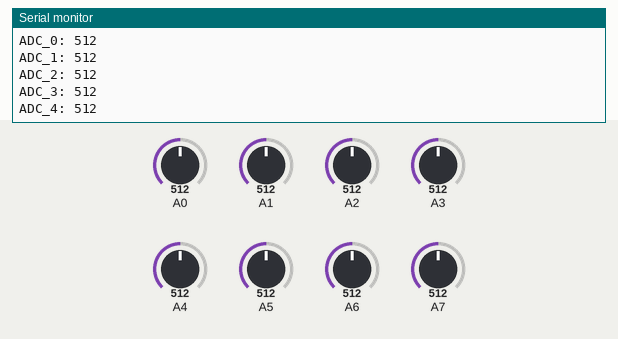
Bench run of a sketch on a simulated Arduino Uno, built with avr-gcc and run on an emulated ATmega328P. Shown: the last lines printed to the serial monitor. Inputs (shaded band) come from the test bench; at power-on: A0 = 512, A1 = 512, A2 = 512, A3 = 512, A4 = 512, A5 = 512, A6 = 512, A7 = 512.

Above: at 1.3 s.
1.4 s: A0 set to 716
At 1.9 s:
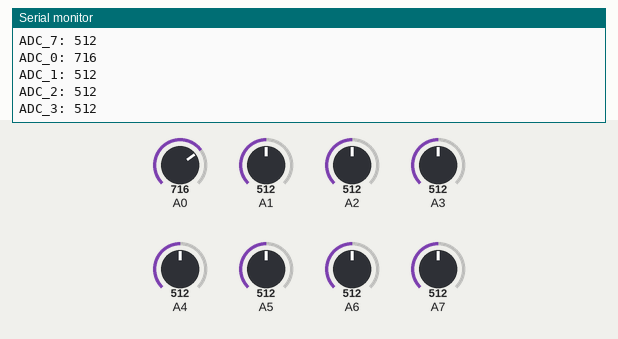
2.9 s: A1 set to 716
At 3.6 s:
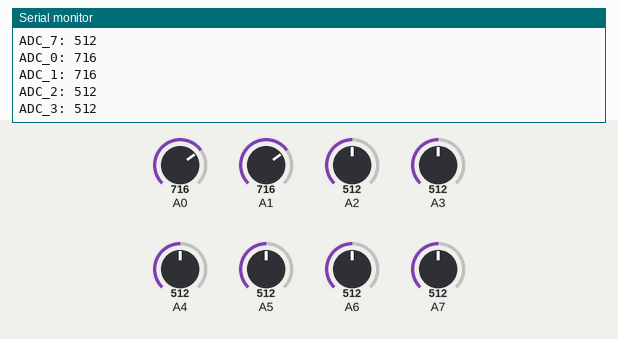
Timing chart, 0 to 3.8 s (numbered marks = the images above; inputs shaded):
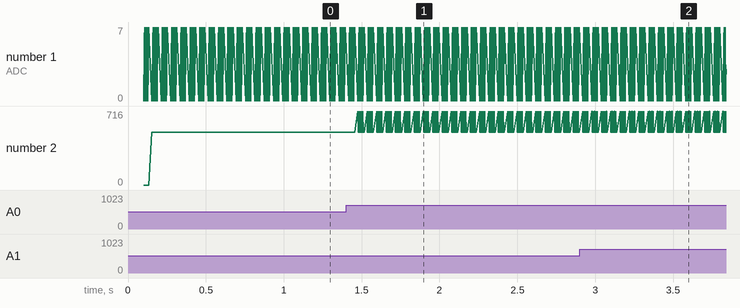

The sketch:

ADC_Multichannel_With_Buffer.ino
```cpp
#include "MedianFilterLib.h"
#include <CircularBuffer.h>

/*
    Multichannel ADC with interrupts. Median filter (Phil Ekstrom’s method) is used for impulse noise reduction. 100 nF ceramic is recommended between Vcc and GND.
    Circular buffer is used to store last N values of ADC from 8 channels.
    Created: Sep 16, 2022, by Kolchiba.
*/

#define ADC_NOISE_VALUE 20

// Define the ADC channels used.  ADLAR will be zero.
#define ADCH0 ((1 << REFS0) | 0)
#define ADCH1 ((1 << REFS0) | 1)
#define ADCH2 ((1 << REFS0) | 2)
#define ADCH3 ((1 << REFS0) | 3)
#define ADCH4 ((1 << REFS0) | 4)
#define ADCH5 ((1 << REFS0) | 5)
#define ADCH6 ((1 << REFS0) | 6)
#define ADCH7 ((1 << REFS0) | 7)

// variable to switch ADC input
volatile int ADC_channel;

// Number of samples for the first chnannel A0.
int ADC_channel_samples;

int adc_output[8];

// buffer_size size for each ADC input
const uint16_t buffer_size = 25;

unsigned long start_time, stop_time;

MedianFilter<int> medianFilter(5);

CircularBuffer<int, buffer_size> ADC0_buffer;
CircularBuffer<int, buffer_size> ADC1_buffer;
CircularBuffer<int, buffer_size> ADC2_buffer;
CircularBuffer<int, buffer_size> ADC3_buffer;
CircularBuffer<int, buffer_size> ADC4_buffer;
CircularBuffer<int, buffer_size> ADC5_buffer;
CircularBuffer<int, buffer_size> ADC6_buffer;
CircularBuffer<int, buffer_size> ADC7_buffer;

void setup() {
  Serial.begin(115200);
  for (int i = 0; i < 8; i++)
  {
    digitalWrite(A0 + i, HIGH); // enable internal pull-up on ADC pins
  }
  ADC_init();
}

void loop() {
  ADC_read();
  ADC_print_data();
}

void ADC_read() {
  if (ADC_channel_samples >= buffer_size)
  {
    using index_t = decltype(ADC0_buffer)::index_t;

    for (index_t i = 0; i < ADC0_buffer.size(); i++) {
      adc_output[0] = medianFilter.AddValue(ADC0_buffer[i]);
    }

    for (index_t i = 0; i < ADC0_buffer.size(); i++) {
      adc_output[1] = medianFilter.AddValue(ADC1_buffer[i]);
    }

    for (index_t i = 0; i < ADC0_buffer.size(); i++) {
      adc_output[2] = medianFilter.AddValue(ADC2_buffer[i]);
    }

    for (index_t i = 0; i < ADC0_buffer.size(); i++) {
      adc_output[3] = medianFilter.AddValue(ADC3_buffer[i]);
    }

    for (index_t i = 0; i < ADC0_buffer.size(); i++) {
      adc_output[4] = medianFilter.AddValue(ADC4_buffer[i]);
    }

    for (index_t i = 0; i < ADC0_buffer.size(); i++) {
      adc_output[5] = medianFilter.AddValue(ADC5_buffer[i]);
    }

    for (index_t i = 0; i < ADC0_buffer.size(); i++) {
      adc_output[6] = medianFilter.AddValue(ADC6_buffer[i]);
    }

    for (index_t i = 0; i < ADC0_buffer.size(); i++) {
      adc_output[7] = medianFilter.AddValue(ADC7_buffer[i]);
    }
    ADC_channel_samples = 0;
  }
}

void ADC_print_data() {
  for (int i = 0; i < 8; i++) {
    Serial.print("ADC_");
    Serial.print(i);
    Serial.print(": ");
    Serial.println(adc_output[i]);
  }
}

void ADC_init() {
  // Set ADEN, prescale, and enable interrupts. Prescale values less than 32 produce inaccurate results when switching MUX.
  ADCSRA |= (1 << ADIE) | (1 << ADPS2) | (1 << ADPS1) | (0 << ADPS0) | (1 << ADEN);  // Prescale 64. Time = 60us  Freq = 19ksps.

  // Clear everything.  No free running because ADATE is clear in ADSRA.
  ADCSRB = 0;

  // Note, enabling ADC takes 12 ADC clocks to execute
  delay(100);

  // Enable global interrupts.
  sei();

  // Set ADSC to start ADC conversion.
  ADCSRA |= (1 << ADSC);
}

// ADC interrupted in single conversion mode
ISR(ADC_vect) {
  // Select all 8 ADC inputs
  ADC_channel = ADMUX & (B00000000 | B00000001 | B00000010 | B00000011 | B00000100 | B00000101 | B00000110 | B00000111 );

  // Select ADC Channel 0.
  ADMUX = ADCH0;

  volatile int raw_val;
  switch (ADC_channel) {
    case 0:
      raw_val = ADCL | (ADCH << 8);
      if (raw_val < ADC_NOISE_VALUE) raw_val = 0;
      ADC0_buffer.push(raw_val);

      // Control ADC samples by the first channel A0, because other channels will have same or higher number of samples.
      ADC_channel_samples++;
      // Select ADC Channel 1.
      ADMUX = ADCH1;
      break;
    case 1:
      raw_val = ADCL | (ADCH << 8);
      if (raw_val < ADC_NOISE_VALUE) raw_val = 0;
      ADC1_buffer.push(raw_val);
      // Select ADC Channel 2.
      ADMUX = ADCH2;
      break;
    case 2:
      raw_val = ADCL | (ADCH << 8);
      if (raw_val < ADC_NOISE_VALUE) raw_val = 0;
      ADC2_buffer.push(raw_val);
      // Select ADC channel 3.
      ADMUX = ADCH3;
      break;

    case 3:
      raw_val = ADCL | (ADCH << 8);
      if (raw_val < ADC_NOISE_VALUE) raw_val = 0;
      ADC3_buffer.push(raw_val);
      // Select ADC channel 4.
      ADMUX = ADCH4;
      break;

    case 4:
      raw_val = ADCL | (ADCH << 8);
      if (raw_val < ADC_NOISE_VALUE) raw_val = 0;
      ADC4_buffer.push(raw_val);
      // Select ADC channel 5.
      ADMUX = ADCH5;
      break;

    case 5:
      raw_val = ADCL | (ADCH << 8);
      if (raw_val < ADC_NOISE_VALUE) raw_val = 0;
      ADC5_buffer.push(raw_val);
      // Select ADC channel 6.
      ADMUX = ADCH6;
      break;
    case 6:
      raw_val = ADCL | (ADCH << 8);
      if (raw_val < ADC_NOISE_VALUE) raw_val = 0;
      ADC6_buffer.push(raw_val);
      // Select ADC channel 7.
      ADMUX = ADCH7;
      break;
    case 7:
      raw_val = ADCL | (ADCH << 8);
      if (raw_val < ADC_NOISE_VALUE) raw_val = 0;
      ADC7_buffer.push(raw_val);
      // Select ADC channel 0.
      ADMUX = ADCH0;
      break;
  }
  // Set ADSC to start the next ADC conversion.
  ADCSRA |= (1 << ADSC);
}
```

Measured:
- after the input at 1.4 s, the serial monitor: prints a new line after 0.08 s (image 1)
- after the input at 2.9 s, the serial monitor: prints a new line after 0.08 s (image 2)
